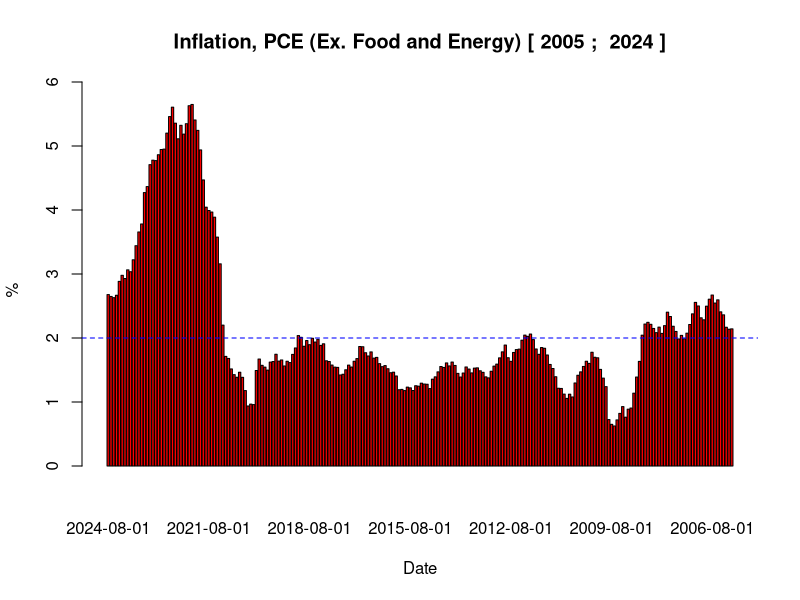

Recreate this plot in R.
inflation <- function(overTime, startYear, endYear){
  TARGET = 2
  THRESHOLD = 0.1
  TARGET_END = TARGET + THRESHOLD
  COLUMN_NAME = "PCEPILFE_PC1"
  table <- read.table("PCEPILFE.csv", header = TRUE, sep = ",")
  
  table <- table[seq(dim(table)[1],1),]

  count <- 1
  inflationOverTime <- c()
  xAxis <- c()
  index <- 1
  count <- 1
  firstIndex = -1;
  for (row in 1:nrow(table)) {
    date = table[row,"DATE"]
    if(as.numeric(substring(date, 1, 4)) > startYear){
    if(as.numeric(substring(date, 1, 4)) < endYear){
      if(firstIndex == -1){
        firstIndex = row
        count = firstIndex
      }
      
      sum <- 0
      rowValue = table[row, COLUMN_NAME]
      for(item in firstIndex:count){
        sum = sum + as.numeric(table[item, COLUMN_NAME])
      }
      
      avg = sum / index
      count <- count+1
    
      
      if(overTime){
        xAxis[index] = index
        inflationOverTime[index] = avg
      } else {
        xAxis[index] = date
        inflationOverTime[index] = rowValue
      }
      
      index <- index + 1
    }
    }
  }
  
  tableName = paste("Inflation, PCE (Ex. Food and Energy)","[",startYear, "; ", endYear-1, "]")
  xLabel = "Date"
  
  if(overTime){
    tableName = paste("Inflation Over Time, PCE (Ex. Food and Energy)","[",startYear, "; ", endYear-1, "]", "\n","Between: ", TARGET, " and ", TARGET_END, " %")   
    xLabel = "Months back"
  } else {
    print(xAxis[1])
  }
 
  
  if(overTime){
    barplot(height=inflationOverTime, 
            names=xAxis,
            col=ifelse(inflationOverTime >= TARGET & inflationOverTime <= TARGET_END ,"green","red2"), 
            main = tableName,
            xlab = xLabel,
            ylab = "%",
            ylim = c(-0.5,6))
  } else {
    barplot(height=inflationOverTime, 
            names=xAxis,
            col=ifelse(inflationOverTime >= TARGET,"red","red2"), 
            main = tableName,
            xlab = xLabel,
            ylab = "%",
            ylim = c(-0.5,6))
    
    
  }
  
  
  abline(h = TARGET,
         col = "blue",
         lty = "dashed",
         lwd = 1)
  
  if(overTime){
    abline(h = TARGET_END,
         col = "blue",
         lty = "dashed",
         lwd = 1)
  }

  
}


inflation(FALSE,2005, 2025)
